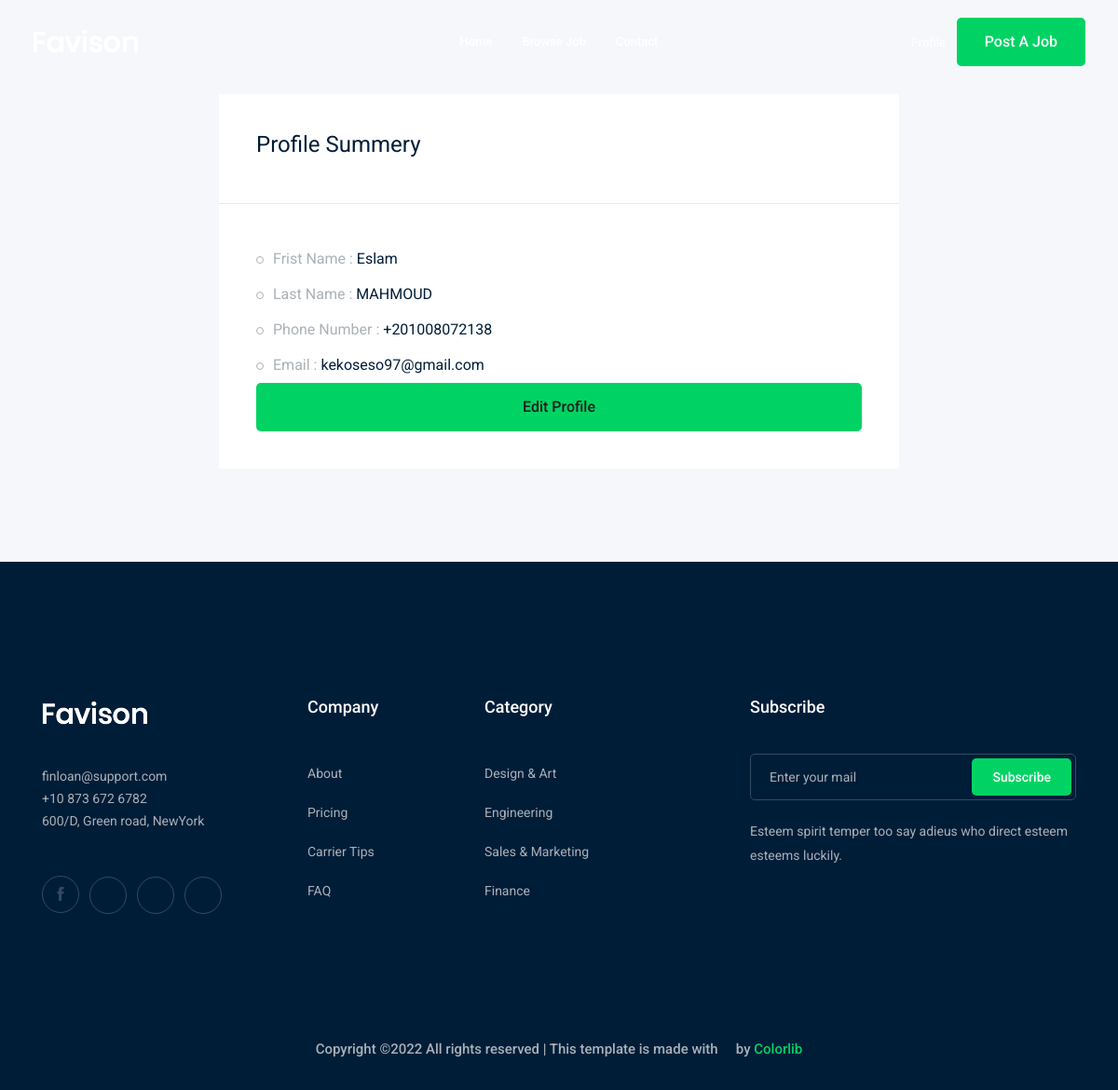
/accounts/profile/ (signed in), run on the app's committed database.
### account/models.py (models this page shows, shortened)
class Profile(models.Model):
    user = models.OneToOneField(User, on_delete=models.CASCADE)
    first_name = models.CharField(max_length=20)
    last_name = models.CharField(max_length=20)
    phone = PhoneNumberField(max_length=20)
    email = models.EmailField()

### account/views.py (the view)
# urls.py: path('profile/', views.profile, name= 'profile'),
def profile(request):
    profile = Profile.objects.get(user=request.user)
    return render(request,'account/profile.html',{'profile':profile})

### account/templates/account/profile.html
{% extends 'base.html' %}
{% load bootstrap4 %}
{% block body %}
    <div class="job_details_area">
        <div class="container">
            <div class="row">
                <div class="col-lg-8">
                </div>
                <div class="col-lg-8 mx-auto">
                    <div class="job_sumary">
                        <div class="summery_header">
                            <h3>Profile Summery</h3>
                        </div>
                        <div class="job_content">
                            <ul>
                                <li>Frist Name : <span>{{profile.user }}</span></li>
                                <li>Last Name : <span>{{profile.last_name}}</span></li>
                                <li>Phone Number : <span>{{profile.phone}}</span></li>
                                <li>Email : <span> {{profile.email}}</span></li>
                            </ul>
                            <div class = 'boxed-btn3 w-100'>
                                <a href="{% url 'account:profile_edit' %}">Edit Profile</a>
                            </div>
                        </div>
                    </div>
                </div>
            </div>
        </div>
    </div>
{% endblock %}

### data on the page
Profile: user "Eslam", last_name "MAHMOUD", phone "+201008072138", email "kekoseso97@gmail.com"
